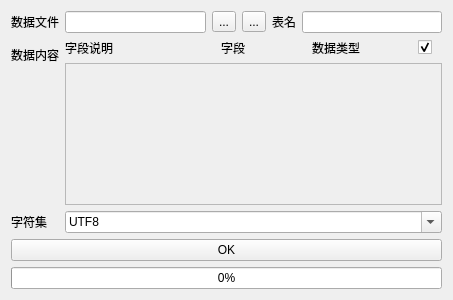
<?xml version="1.0" encoding="UTF-8"?>
<ui version="4.0">
 <class>Form</class>
 <widget class="QWidget" name="Form">
  <property name="geometry">
   <rect>
    <x>0</x>
    <y>0</y>
    <width>453</width>
    <height>300</height>
   </rect>
  </property>
  <property name="windowTitle">
   <string>Form</string>
  </property>
  <layout class="QVBoxLayout" name="verticalLayout">
   <item>
    <layout class="QFormLayout" name="formLayout">
     <item row="0" column="0">
      <widget class="QLabel" name="label">
       <property name="text">
        <string>数据文件</string>
       </property>
      </widget>
     </item>
     <item row="0" column="1">
      <layout class="QHBoxLayout" name="horizontalLayout">
       <item>
        <widget class="QLineEdit" name="fnameEdit"/>
       </item>
       <item>
        <widget class="QToolButton" name="fileBtn">
         <property name="text">
          <string>...</string>
         </property>
        </widget>
       </item>
       <item>
        <widget class="QToolButton" name="previewBtn">
         <property name="toolTip">
          <string>File preview</string>
         </property>
         <property name="text">
          <string>...</string>
         </property>
        </widget>
       </item>
       <item>
        <widget class="QLabel" name="label_2">
         <property name="text">
          <string>表名</string>
         </property>
        </widget>
       </item>
       <item>
        <widget class="QLineEdit" name="tableNameEdit"/>
       </item>
      </layout>
     </item>
     <item row="1" column="0">
      <widget class="QLabel" name="label_7">
       <property name="text">
        <string>数据内容</string>
       </property>
      </widget>
     </item>
     <item row="1" column="1">
      <layout class="QVBoxLayout" name="verticalLayout_3">
       <item>
        <layout class="QHBoxLayout" name="horizontalLayout_2">
         <property name="rightMargin">
          <number>10</number>
         </property>
         <item>
          <widget class="QLabel" name="label_3">
           <property name="minimumSize">
            <size>
             <width>150</width>
             <height>0</height>
            </size>
           </property>
           <property name="text">
            <string>字段说明</string>
           </property>
          </widget>
         </item>
         <item>
          <widget class="QLabel" name="label_4">
           <property name="sizePolicy">
            <sizepolicy hsizetype="Expanding" vsizetype="Preferred">
             <horstretch>0</horstretch>
             <verstretch>0</verstretch>
            </sizepolicy>
           </property>
           <property name="text">
            <string>字段</string>
           </property>
          </widget>
         </item>
         <item>
          <widget class="QLabel" name="label_5">
           <property name="sizePolicy">
            <sizepolicy hsizetype="Fixed" vsizetype="Preferred">
             <horstretch>0</horstretch>
             <verstretch>0</verstretch>
            </sizepolicy>
           </property>
           <property name="minimumSize">
            <size>
             <width>100</width>
             <height>0</height>
            </size>
           </property>
           <property name="text">
            <string>数据类型</string>
           </property>
          </widget>
         </item>
         <item>
          <widget class="QCheckBox" name="checkAllBox">
           <property name="text">
            <string/>
           </property>
           <property name="checked">
            <bool>true</bool>
           </property>
          </widget>
         </item>
        </layout>
       </item>
       <item>
        <widget class="QScrollArea" name="scrollArea">
         <property name="widgetResizable">
          <bool>true</bool>
         </property>
         <widget class="QWidget" name="scrollAreaWidgetContents">
          <property name="geometry">
           <rect>
            <x>0</x>
            <y>0</y>
            <width>358</width>
            <height>104</height>
           </rect>
          </property>
          <layout class="QVBoxLayout" name="verticalLayout_2">
           <item>
            <layout class="QVBoxLayout" name="colListLayout"/>
           </item>
           <item>
            <spacer name="verticalSpacer">
             <property name="orientation">
              <enum>Qt::Vertical</enum>
             </property>
             <property name="sizeHint" stdset="0">
              <size>
               <width>20</width>
               <height>105</height>
              </size>
             </property>
            </spacer>
           </item>
          </layout>
         </widget>
        </widget>
       </item>
      </layout>
     </item>
     <item row="2" column="0">
      <widget class="QLabel" name="label_8">
       <property name="text">
        <string>字符集</string>
       </property>
      </widget>
     </item>
     <item row="2" column="1">
      <widget class="QComboBox" name="comboBox">
       <property name="editable">
        <bool>true</bool>
       </property>
       <item>
        <property name="text">
         <string>UTF8</string>
        </property>
       </item>
      </widget>
     </item>
    </layout>
   </item>
   <item>
    <widget class="QPushButton" name="okBtn">
     <property name="text">
      <string>OK</string>
     </property>
    </widget>
   </item>
   <item>
    <widget class="QProgressBar" name="progressBar">
     <property name="value">
      <number>0</number>
     </property>
    </widget>
   </item>
  </layout>
 </widget>
 <resources/>
 <connections/>
</ui>
